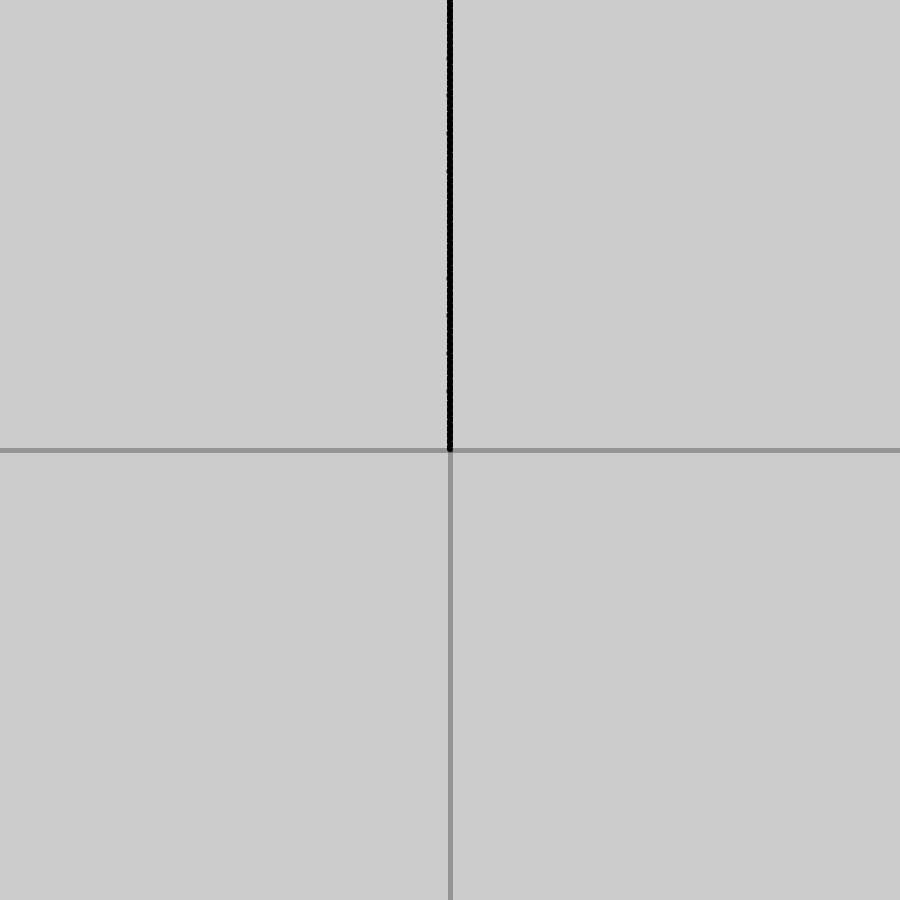
Frame 1 (no input)
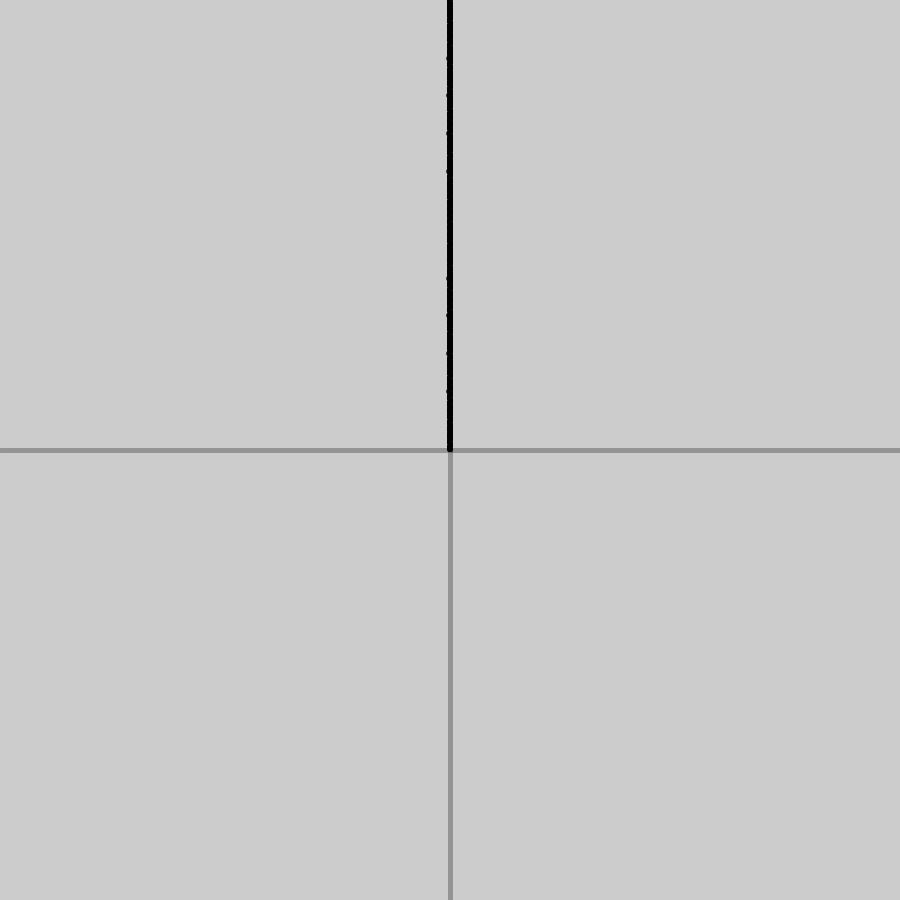
Frame 2 (the mouse pressed at the canvas centre, redrawn once)

The Processing sketch that drew these frames (run headless with seeded random() and noise(); the mouse was pressed at the canvas centre and the sketch redrawn once):

// Processing sketch: fnc_viz
// ── fnc_viz.pde
float f(float x) {
  return sin(x);
}

final float inc = 0.1;

void setup() {
  size(900, 900);
  stroke(0, 70);
  strokeWeight(5);
  line(0, height/2, width, height/2);
  line(width/2, 0, width/2, height);
}

void draw() {
  translate(width/2,0);
  rotate(PI/2);
  float prevX = 0;
  float prevY = f(-width/2);
  for (float x = -width/2+inc; x < width/2; x+=inc) {
    float y = f(x);
    line(x, y, prevX, prevY);
    prevX = x;
    prevY = y;
  }
  noLoop();
}
